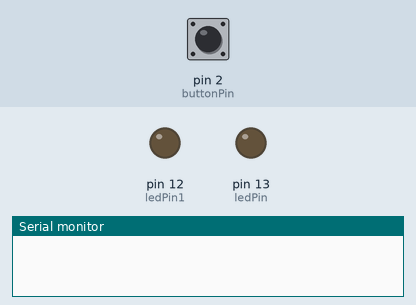
This sketch was run on a simulated Arduino Uno, built with avr-gcc and run on an emulated ATmega328P. On the bench: output pins drawn as LEDs (lit = HIGH), the last lines printed to the serial monitor. The inputs (shaded band) are chosen by the test bench; at power-on: pin 2 (buttonPin) LOW.

Above: at 1.8 s.
1.9 s: pin 2 (buttonPin) pulled HIGH for 0.6 s
At 2.4 s:
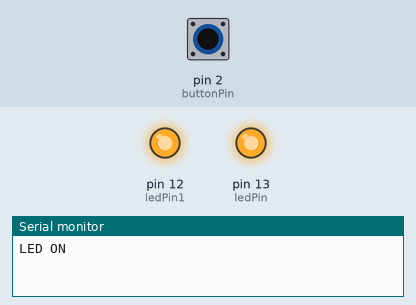
4.0 s: pin 2 (buttonPin) pulled HIGH for 3.2 s
At 8.0 s:
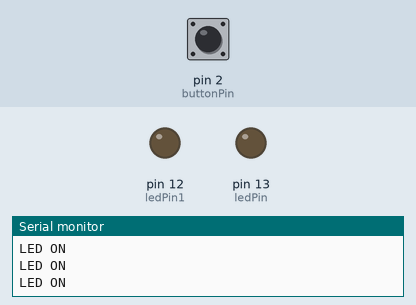
Timing chart, 0 to 9.5 s (numbered marks = the images above; inputs shaded):
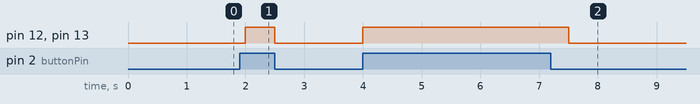

The sketch:

pullup_led_led.ino
```cpp
const int ledPin = 13;
const int ledPin1 = 12;
const int buttonPin = 2;

int buttonState = 0;

void setup() {
  Serial.begin(9600);
  pinMode(ledPin, OUTPUT);
  pinMode(ledPin1, OUTPUT);
  pinMode(buttonPin, INPUT);
}

void loop() {
  buttonState = digitalRead(buttonPin);

  if(buttonState == HIGH){
    Serial.println("LED ON");
      digitalWrite(ledPin, HIGH);
      digitalWrite(ledPin1, HIGH);
      delay(500);
  } else {
      digitalWrite(ledPin, LOW);
      digitalWrite(ledPin1, LOW);
      delay(500);
  }
}
```

Measured:
- after the input at 1.9 s, pin 12 (ledPin1), pin 13 (ledPin): LOW → HIGH after 0.10 s, → LOW 0.50 s later
- after the input at 4.0 s, pin 12 (ledPin1), pin 13 (ledPin): LOW → HIGH at once, → LOW 3.5 s later
